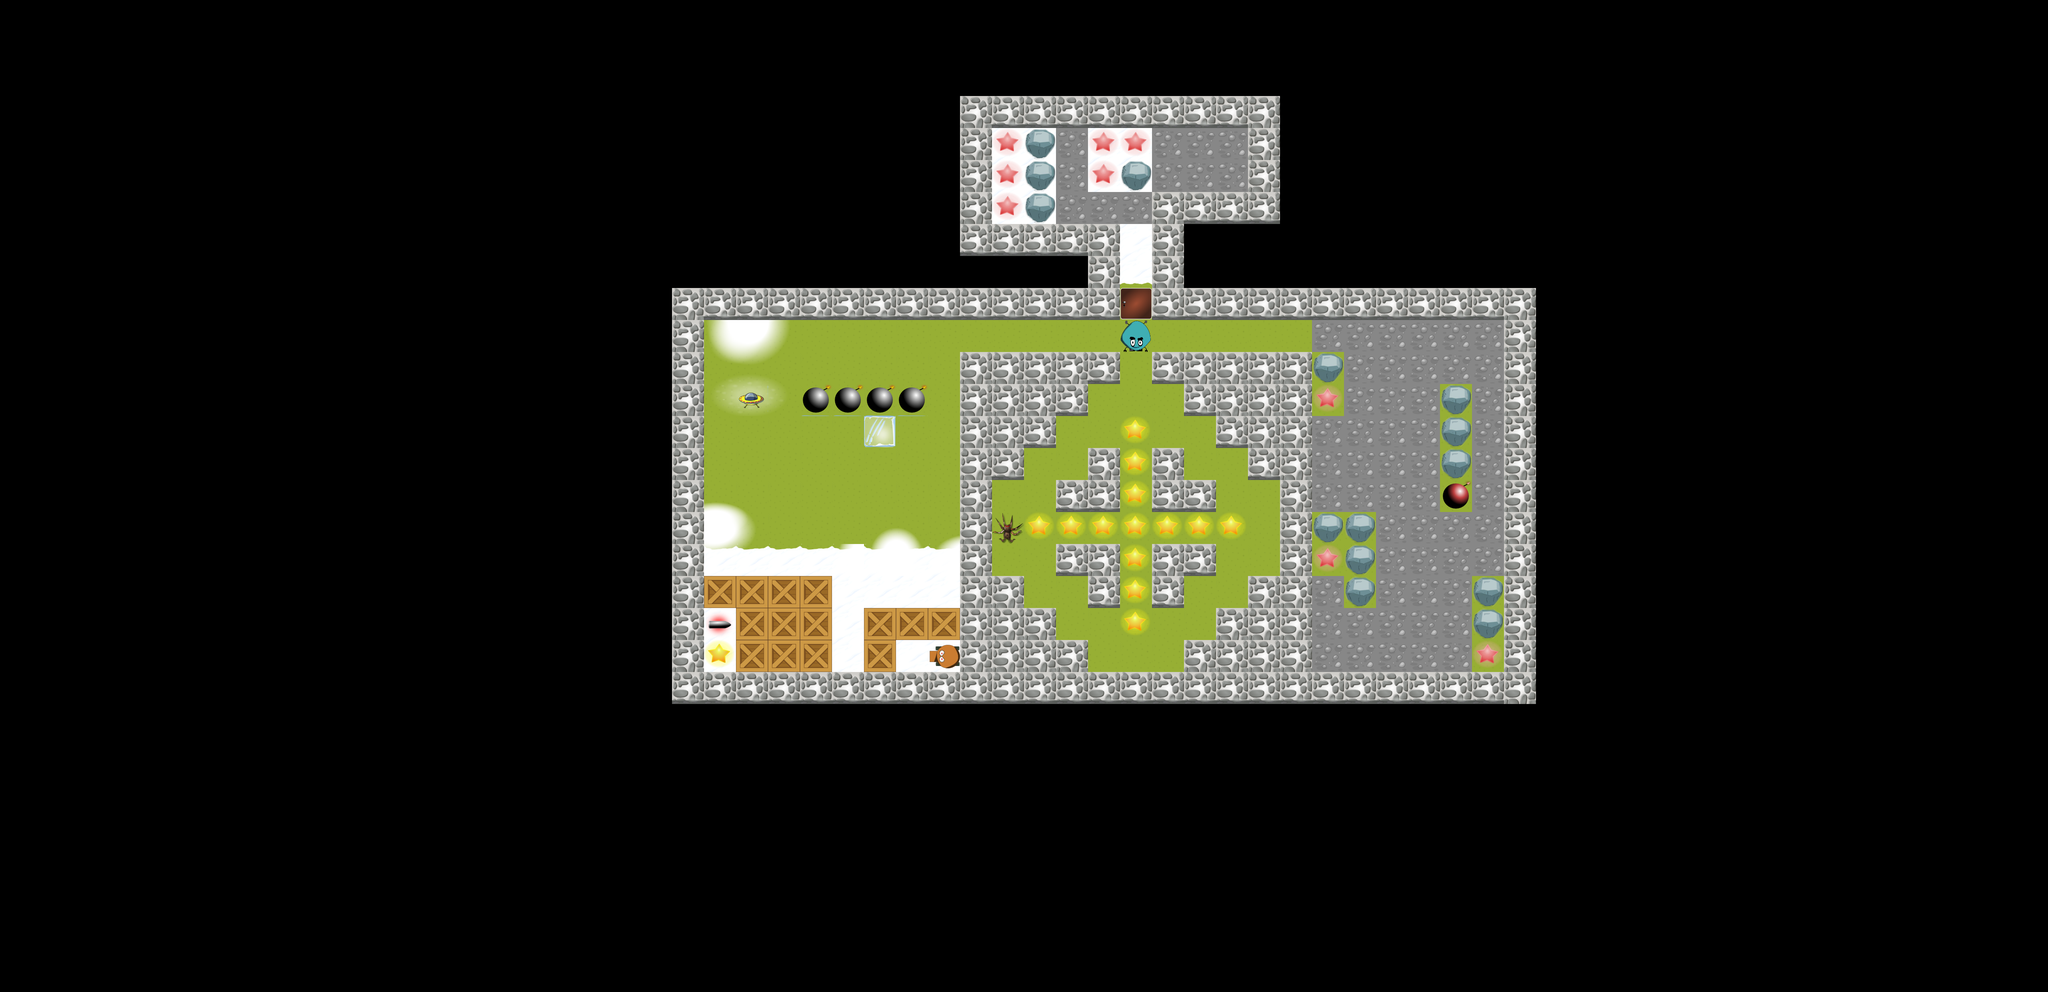

A 2D game scene composited from a Tiled map and its tileset images. What follows is a short description and the map's XML, with each tile layer's data collapsed to a summary:
An orthogonal 64x31 tile map with 80x80 px tiles, 6 tile layers (ground, ice, walls, wallsFront, ...), 5 tilesets and 6 objects.

<map version="1.0" orientation="orthogonal" width="64" height="31" tilewidth="80" tileheight="80">
 <properties>
  <property name="Scale" value="1.25" />
  <property name="background_music" value="Kick Shock" />
  <property name="level author" value="level created by Janysz Pelc" />
  <property name="music_info" value="How it Begins by Kevin MacLeod is licensed under a CC Attribution 3.0." />
 </properties>
 <tileset firstgid="1" name="walls80" tilewidth="80" tileheight="80">
  <image source="walls80.png" width="320" height="320" />
  <tile id="0">
   <properties>
    <property name="wall" value="1" />
   </properties>
  </tile>
  <tile id="1">
   <properties>
    <property name="wall" value="1" />
   </properties>
  </tile>
  <tile id="2">
   <properties>
    <property name="wall" value="1" />
   </properties>
  </tile>
  <tile id="14">
   <properties>
    <property name="wall" value="1" />
   </properties>
  </tile>
  <tile id="15">
   <properties>
    <property name="wall" value="1" />
   </properties>
  </tile>
 </tileset>
 <tileset firstgid="17" name="SmallWorld-all" tilewidth="80" tileheight="80">
  <image source="SmallWorld-all.png" width="640" height="560" />
 </tileset>
 <tileset firstgid="73" name="TiledObjects" tilewidth="80" tileheight="80">
  <image source="TiledObjects.png" width="800" height="800" />
 </tileset>
 <tileset firstgid="173" name="walls80V2" tilewidth="80" tileheight="80">
  <image source="walls80V2.png" width="640" height="640" />
  <tile id="0">
   <properties>
    <property name="wall" value="1" />
   </properties>
  </tile>
 </tileset>
 <tileset firstgid="237" name="snowShadows" tilewidth="80" tileheight="80">
  <image source="snowShadows.png" width="640" height="640" />
 </tileset>
 <layer name="ground" width="64" height="31">
  <data>[1984 cells, 401 non-empty, 4 distinct tile ids]</data>
 </layer>
 <layer name="ice" width="64" height="31">
  <data>[1984 cells, 22 non-empty, 21 distinct tile ids]</data>
 </layer>
 <layer name="walls" width="64" height="31">
  <data>[1984 cells, 166 non-empty, 1 distinct tile ids]</data>
 </layer>
 <layer name="wallsFront" width="64" height="31">
  <data>[1984 cells, 166 non-empty, 1 distinct tile ids]</data>
 </layer>
 <layer name="wallsbottom" width="64" height="31">
  <data>[1984 cells, 81 non-empty, 1 distinct tile ids]</data>
 </layer>
 <layer name="ObjectTiles" width="64" height="31">
  <data>[1984 cells, 126 non-empty, 14 distinct tile ids]</data>
 </layer>
 <objectgroup name="objects">
  <object x="0" y="960" width="80" height="80">
   <properties>
    <property name="element" value="1" />
    <property name="sequence" value="1" />
   </properties>
  </object>
  <object x="1440" y="960" width="80" height="80">
   <properties>
    <property name="element" value="2" />
    <property name="sequence" value="1" />
   </properties>
  </object>
  <object x="160" y="80" width="80" height="80">
   <properties>
    <property name="quantity" value="1" />
   </properties>
  </object>
  <object x="1280" y="80" width="80" height="80">
   <properties>
    <property name="quantity" value="1" />
   </properties>
  </object>
  <object x="160" y="1840" width="80" height="80">
   <properties>
    <property name="quantity" value="1" />
   </properties>
  </object>
  <object x="1280" y="1840" width="80" height="80">
   <properties>
    <property name="quantity" value="1" />
   </properties>
  </object>
 </objectgroup>
</map>
